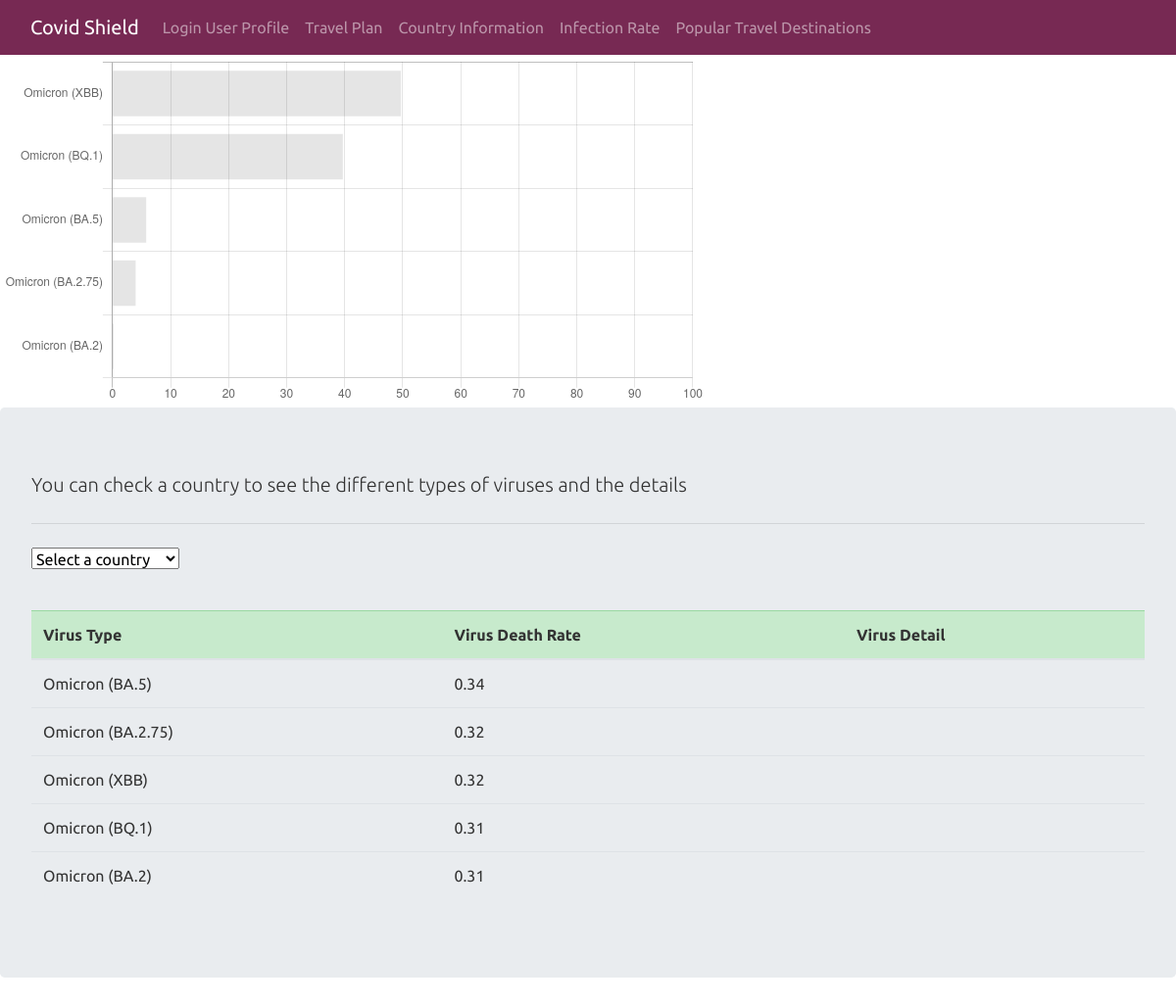
Screenshot of /infection_rate.php?country=1 with the database file from the repository.
### tables this page shows
CREATE TABLE `infection` (
  `Infection_id` int(11) NOT NULL,
  `country_id` int(11) NOT NULL,
  `virus_id` int(11) NOT NULL,
  `infection_percentage` double NOT NULL
  CHECK (infection_percentage>=0 AND infection_percentage<=100)
);

CREATE TABLE `viruses` (
  `virus_id` int(11) NOT NULL,
  `virus_name` text NOT NULL,
  `death_rate` double NOT NULL,
  `virus_detail` text DEFAULT NULL
  CHECK(death_rate>=0 AND death_rate<=100)
);

### infection_rate.php (the view, shortened to what this page needs)
<!DOCTYPE html>
<html lang="en">
    <head>
        <link rel="stylesheet" href="https://bootswatch.com/4/united/bootstrap.min.css">
    </head>
    <body>
        <nav class="navbar navbar-expand-lg navbar-dark bg-dark">
            <div class="container-fluid">
                <a class="navbar-brand" href="main.php">Covid Shield</a>
                <div class="collapse navbar-collapse" id="navbarColor01">
                    <ul class="navbar-nav me-auto">
                        <li class="nav-item">
                            <a class="nav-link" href="login.php">Login User Profile</a>
                        </li>
                        <li class="nav-item">
                            <a class="nav-link" href="travel_plan.php">Travel Plan</a>
                        </li>
                        <li class="nav-item">
                            <a class="nav-link" href="country_information.php">Country Information</a>
                        </li>
                        <li class="nav-item">
                            <a class="nav-link" href="infection_rate.php">Infection Rate</a>
                        </li>
                        <li class="nav-item">
                            <a class="nav-link" href="popular_travel_destinations.php">Popular Travel Destinations</a>
                        </li>
                    </ul>
                </div>
            </div>
        </nav>
        <div style="width:60%;hieght:20%;text-align:center">
            <canvas  id="chartjs_line"></canvas>
        </div>
        <div class="jumbotron">
            <p class="lead">You can check a country to see the different types of viruses and the details<p>
            <hr class="my-4">
            <form method="GET" action="infection_rate.php">
                <select name="country" onchange='this.form.submit()'>
                    <option selected>Select a country</option>
                    <?php
                    $connection = mysqli_connect(DBHOST, DBUSER, DBPASS, DBNAME);
                    ?>
                </select>
                <?php
                if ($_SERVER["REQUEST_METHOD"] == "GET")
                {
                    if (isset($_GET['country']) )
                    {
                ?>
                <p>&nbsp;</p>
                <table class="table table-hover">
                    <thead>
                        <tr class="table-success">
                            <th scope="col">Virus Type</th>
                            <th scope="col">Virus Death Rate</th>
                            <th scope="col">Virus Detail</th>
                        </tr>
                    </thead>
                    <?php
                        $sql = "SELECT *
                                FROM infection
                                JOIN viruses ON infection.virus_id = viruses.virus_id
                                WHERE infection.country_id = {$_GET['country']}
                                ORDER BY viruses.death_rate DESC";
                        if ($result = mysqli_query($connection, $sql))
                        {
                            while($row = mysqli_fetch_assoc($result))
                            {
                    ?>
                    <tr>
                        <td><?php echo $row['virus_name'] ?></td>
                        <td><?php echo $row['death_rate'] ?></td>
                        <td><?php echo $row['virus_detail'] ?></td>
                    </tr>
                    <?php
                            }
                        }
                    }
                }
                    ?>
                </table>
            </form>
        </div>
        <?php
        $con  = mysqli_connect(DBHOST, DBUSER, DBPASS, DBNAME);
        $sql ="SELECT *
               FROM infection
               JOIN viruses ON infection.virus_id = viruses.virus_id
               WHERE infection.country_id = {$_GET['country']}
               ORDER BY infection.infection_percentage DESC";
        $result = mysqli_query($con,$sql);
        while ($row = mysqli_fetch_array($result)) {
            $infection_percentage[]= $row['infection_percentage'];
            $virus_name[]=$row['virus_name'];
        }
        ?>
        <script type="text/javascript">
            var ctx = document.getElementById("chartjs_line").getContext('2d');
            var myChart = new Chart(ctx, {
                type: 'horizontalBar',
                data: {
                    labels:<?php echo json_encode($virus_name); ?>,
                    datasets: [{
                        data:<?php echo json_encode($infection_percentage); ?>,
                        fill:false,
                    },
                ]},
                options: {
                    scales: {
                        xAxes: [{
                            ticks:{
                                max:100
                            }
                        }]
                    },
                    legend: {
                        display: false,
                    },
                }
            });
        </script>
    </body>
</html>

### rows the page displays
infection: virus.virus_name "Omicron (BA.5)", virus.death_rate "0.34"
infection: virus.virus_name "Omicron (BA.2.75)", virus.death_rate "0.32"
infection: virus.virus_name "Omicron (XBB)", virus.death_rate "0.32"
infection: virus.virus_name "Omicron (BQ.1)", virus.death_rate "0.31"
infection: virus.virus_name "Omicron (BA.2)", virus.death_rate "0.31"

### other values shown
chart data {{ json_encode($virus_name) }} ["Omicron (XBB)","Omicron (BQ.1)","Omicron (BA.5)","Omicron (BA.2.75)","Omicron (BA.2)"]
chart data {{ json_encode($infection_percentage) }} ["49.69","39.68","5.8","3.98","0.19"]
